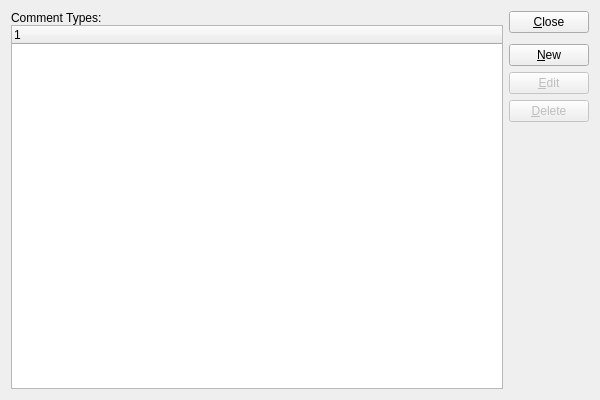
<?xml version="1.0" encoding="UTF-8"?>
<ui version="4.0">
 <comment>This file is part of the xTuple ERP: PostBooks Edition, a free and
open source Enterprise Resource Planning software suite,
Copyright (c) 1999-2010 by OpenMFG LLC, d/b/a xTuple.
It is licensed to you under the Common Public Attribution License
version 1.0, the full text of which (including xTuple-specific Exhibits)
is available at www.xtuple.com/CPAL.  By using this software, you agree
to be bound by its terms.</comment>
 <class>commentTypes</class>
 <widget class="QWidget" name="commentTypes">
  <property name="geometry">
   <rect>
    <x>0</x>
    <y>0</y>
    <width>600</width>
    <height>400</height>
   </rect>
  </property>
  <property name="windowTitle">
   <string>List Comment Types</string>
  </property>
  <layout class="QGridLayout" name="gridLayout">
   <item row="0" column="0">
    <layout class="QVBoxLayout">
     <property name="spacing">
      <number>0</number>
     </property>
     <item>
      <widget class="QLabel" name="_commentTypesLit">
       <property name="text">
        <string>Comment Types:</string>
       </property>
      </widget>
     </item>
     <item>
      <widget class="XTreeWidget" name="_cmnttype"/>
     </item>
    </layout>
   </item>
   <item row="0" column="1">
    <layout class="QVBoxLayout" name="verticalLayout">
     <item>
      <widget class="QPushButton" name="_close">
       <property name="text">
        <string>&amp;Close</string>
       </property>
      </widget>
     </item>
     <item>
      <spacer name="verticalSpacer">
       <property name="orientation">
        <enum>Qt::Vertical</enum>
       </property>
       <property name="sizeType">
        <enum>QSizePolicy::Preferred</enum>
       </property>
       <property name="sizeHint" stdset="0">
        <size>
         <width>20</width>
         <height>5</height>
        </size>
       </property>
      </spacer>
     </item>
     <item>
      <widget class="QPushButton" name="_new">
       <property name="text">
        <string>&amp;New</string>
       </property>
      </widget>
     </item>
     <item>
      <widget class="QPushButton" name="_edit">
       <property name="enabled">
        <bool>false</bool>
       </property>
       <property name="text">
        <string>&amp;Edit</string>
       </property>
      </widget>
     </item>
     <item>
      <widget class="QPushButton" name="_delete">
       <property name="enabled">
        <bool>false</bool>
       </property>
       <property name="text">
        <string>&amp;Delete</string>
       </property>
      </widget>
     </item>
     <item>
      <spacer name="Spacer12">
       <property name="orientation">
        <enum>Qt::Vertical</enum>
       </property>
       <property name="sizeType">
        <enum>QSizePolicy::Expanding</enum>
       </property>
       <property name="sizeHint" stdset="0">
        <size>
         <width>20</width>
         <height>133</height>
        </size>
       </property>
      </spacer>
     </item>
    </layout>
   </item>
  </layout>
 </widget>
 <layoutdefault spacing="6" margin="11"/>
 <customwidgets>
  <customwidget>
   <class>XTreeWidget</class>
   <extends>QTreeWidget</extends>
   <header>xtreewidget.h</header>
   <container>1</container>
  </customwidget>
 </customwidgets>
 <tabstops>
  <tabstop>_cmnttype</tabstop>
  <tabstop>_new</tabstop>
  <tabstop>_edit</tabstop>
  <tabstop>_delete</tabstop>
  <tabstop>_close</tabstop>
 </tabstops>
 <includes>
  <include location="global">parameter.h</include>
 </includes>
 <resources/>
 <connections>
  <connection>
   <sender>_close</sender>
   <signal>clicked()</signal>
   <receiver>commentTypes</receiver>
   <slot>close()</slot>
   <hints>
    <hint type="sourcelabel">
     <x>303</x>
     <y>31</y>
    </hint>
    <hint type="destinationlabel">
     <x>20</x>
     <y>20</y>
    </hint>
   </hints>
  </connection>
  <connection>
   <sender>_cmnttype</sender>
   <signal>doubleClicked(QModelIndex)</signal>
   <receiver>_edit</receiver>
   <slot>animateClick()</slot>
   <hints>
    <hint type="sourcelabel">
     <x>239</x>
     <y>50</y>
    </hint>
    <hint type="destinationlabel">
     <x>309</x>
     <y>73</y>
    </hint>
   </hints>
  </connection>
 </connections>
</ui>
